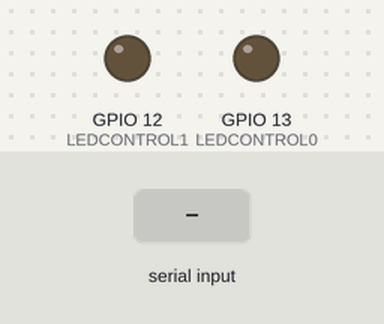
A sketch run on a simulated ESP32. On the bench: output pins drawn as LEDs (lit = HIGH). The test bench sets the inputs (shaded band).

Above: at 1.8 s.
1.9 s: "GREEN_ON\n" received over the second serial link
At 3.2 s:
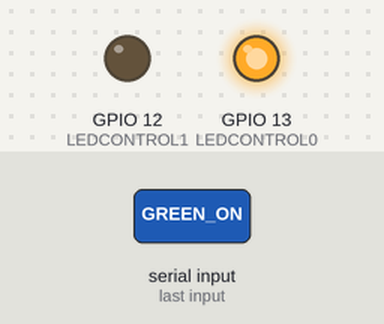
3.5 s: "WHITE_ON\n" received over the second serial link
At 4.4 s:
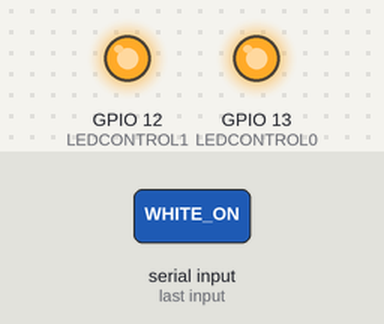
5.0 s: "GREEN_OFF\n" received over the second serial link
At 5.6 s:
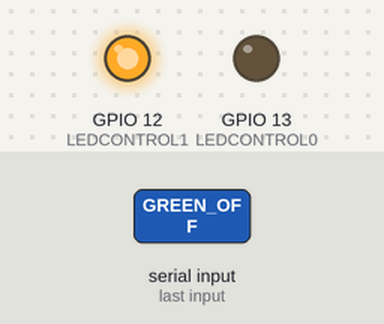
6.5 s: "WHITE_OFF\n" received over the second serial link
At 6.8 s:
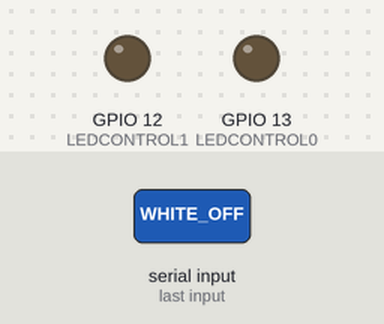
Timing chart, 0 to 9.0 s (numbered marks = the images above; inputs shaded):
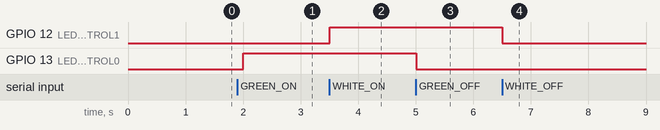

The sketch:

ArduinoUNO.ino
```cpp
#include <SoftwareSerial.h>
#include "DHT.h"
#define DEBUG//para debug

#define LED
//#define SENSOR


#define DHTPIN 8     // Digital pin connected to the DHT sensor
#define DHTTYPE DHT11   // DHT 11
#define LEDCONTROL0 13 //gpio elegido para el control del led
#define LEDCONTROL1 12

//inicialización  para DHT11
DHT dht(DHTPIN, DHTTYPE);
char caracter;
String state_led_white = "WHITE_OFF";
String state_led_green = "GREEN_OFF";
float temperature=0;
float humidity=0;


SoftwareSerial esp_serial(2,3);//rx, tx


void setup() {
  //inicializacion serie
  #ifdef DEBUG
    Serial.begin(9600);
  #endif
  esp_serial.begin(9600);

  #ifdef SENSOR//codigo arduino sensor
  dht.begin();
  #endif

  #ifdef LED
    pinMode(LEDCONTROL0, OUTPUT);//codigo arduino LED
    pinMode(LEDCONTROL1, OUTPUT);
  #endif


}

void loop() {

  #ifdef SENSOR //codigo arduino sensor
  delay(2000);//envio de tamperatura cada 5 segundos
  // Reading temperature or humidity takes about 250 milliseconds!
  // Sensor readings may also be up to 2 seconds 'old' (its a very slow sensor)
  humidity = dht.readHumidity(); // lectura de sensor
  //Read temperature as Celsius (the default)
  temperature = dht.readTemperature(); //lectura de sensor

  //envio de datos a esp8266 //armar trama
  if (isnan(humidity) || isnan(temperature)) {//error de lectura
    esp_serial.print(F("failH"));
    esp_serial.print(F("failT"));
    esp_serial.print("\n");
  }else {

    esp_serial.print((int)humidity);
    esp_serial.print(F("H"));
    esp_serial.print((int)temperature);
    esp_serial.print(F("T"));
    esp_serial.print("\n");
  }
  #endif

  #ifdef LED //codigo arduino LED
  serial_recive();
  if(state_led_green =="GREEN_ON"){
    digitalWrite(LEDCONTROL0,HIGH);
  }else if (state_led_green == "GREEN_OFF"){
     digitalWrite(LEDCONTROL0,LOW);
  }
  if(state_led_white == "WHITE_ON"){
    digitalWrite(LEDCONTROL1,HIGH);
  }else if (state_led_white == "WHITE_OFF"){
     digitalWrite(LEDCONTROL1,LOW);
  }
  //Serial.print(estado_led);

  delay(500);//periodo de medio segundo
  #endif

}

void serial_recive(){
  String serial_aux= "";
  if (esp_serial.available() > 0){
    while(esp_serial.available() > 0){
      caracter = esp_serial.read();
      //Serial.println(caracter);
      if (caracter == '\n'){
        break;
      }
      else {
        serial_aux+= caracter;
      }
      if (serial_aux == "WHITE_ON" || serial_aux == "WHITE_OFF"){ //descarta basura
        state_led_white = serial_aux;//solo escribe un nuevo en el estado si se recibio algo
      }
      if (serial_aux == "GREEN_ON" || serial_aux == "GREEN_OFF"){ //descarta basura
        state_led_green = serial_aux;//solo escribe un nuevo en el estado si se recibio algo
      }
    }

  }
}
```

Measured:
- after the input at 1.9 s, GPIO 13 (LEDCONTROL0): LOW → HIGH after 0.10 s
- after the input at 3.5 s, GPIO 12 (LEDCONTROL1): LOW → HIGH at once
- after the input at 5.0 s, GPIO 13 (LEDCONTROL0): HIGH → LOW at once
- after the input at 6.5 s, GPIO 12 (LEDCONTROL1): HIGH → LOW at once
